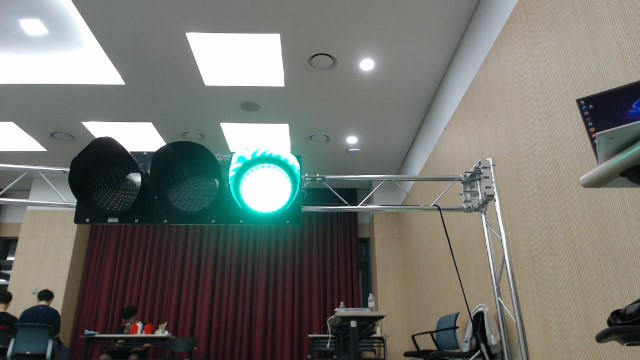
#> input picture green.jpg, 640 x 360 px
$ python trafficlight.py
#> lines starting #> are read from the running program, lines starting #| are printed output that depends on the picture; after the words box and inside, x2 and y2 are one past the last pixel; in counts of white or black regions, pixels touching at a corner belong together
import cv2
import numpy as np

# 색상 범위 설정 (HSV)
# 빨간색 범위 (두 범위로 나누어 설정)
red_lower1 = np.array([0, 120, 70])
red_upper1 = np.array([10, 255, 255])
red_lower2 = np.array([170, 120, 70])
red_upper2 = np.array([180, 255, 255])

# 노란색 범위
yellow_lower = np.array([20, 120, 70])
yellow_upper = np.array([30, 255, 255])

# 녹색 범위
green_lower = np.array([40, 70, 70])
green_upper = np.array([80, 255, 255])

def detect_traffic_light_color(image, roi):
    # 관심 영역 설정
    x, y, w, h = roi
    roi_image = image[y:y+h, x:x+w]

    # 이미지를 HSV 색상 공간으로 변환
    hsv = cv2.cvtColor(roi_image, cv2.COLOR_BGR2HSV)

    # 빨간색 마스크 생성 (두 범위 합침)
    red_mask1 = cv2.inRange(hsv, red_lower1, red_upper1)
    red_mask2 = cv2.inRange(hsv, red_lower2, red_upper2)
    red_mask = cv2.bitwise_or(red_mask1, red_mask2)

    # 노란색 마스크 생성
    yellow_mask = cv2.inRange(hsv, yellow_lower, yellow_upper)

    # 녹색 마스크 생성
    green_mask = cv2.inRange(hsv, green_lower, green_upper)

    # 각각의 마스크에서 색상 픽셀 수 계산
    red_count = cv2.countNonZero(red_mask)
    yellow_count = cv2.countNonZero(yellow_mask)
    green_count = cv2.countNonZero(green_mask)

    # 가장 많은 픽셀이 검출된 색상을 반환
    if red_count > yellow_count and red_count > green_count:
        return 'Red'
    elif yellow_count > red_count and yellow_count > green_count:
        return 'Yellow'
    elif green_count > red_count and green_count > yellow_count:
        return 'Green'
    else:
        return 'Unknown'

# 테스트 이미지 로드
image = cv2.imread('green.jpg')
#> image is the input picture: shape (360, 640, 3); mean B, G, R 111.2, 116.5, 115.8

# 관심 영역 설정 (x, y, width, height)
roi = (75, 125, 225, 100)  # 예: 이미지의 중간 부분

# 관심 영역을 사각형으로 표시
cv2.rectangle(image, (roi[0], roi[1]), (roi[0] + roi[2], roi[1] + roi[3]), (255, 0, 0), 2)
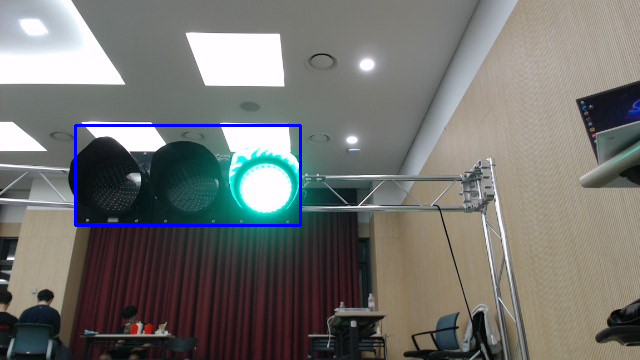
#> image: shape (360, 640, 3); 0.84% of pixels changed, all inside (x1, y1, x2, y2) = (74, 124, 302, 227)

# 신호등 색상 인식
color = detect_traffic_light_color(image, roi)
#> in detect_traffic_light_color, `roi_image = image[y:y+h, x:x+w]`:
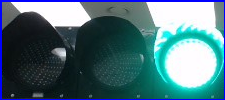
#> roi_image: shape (100, 225, 3); mean B, G, R 124.2, 114.9, 79.4
#> in detect_traffic_light_color, `hsv = cv2.cvtColor(roi_image, cv2.COLOR_BGR2HSV)`: hsv: shape (100, 225, 3); mean H, S, V 99.6, 115.3, 127.1
#> in detect_traffic_light_color, `red_mask1 = cv2.inRange(hsv, red_lower1, red_upper1)`: red_mask1: shape (100, 225); every value is 0
#> in detect_traffic_light_color, `green_mask = cv2.inRange(hsv, green_lower, green_upper)`:
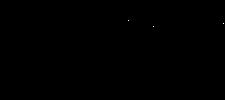
#> green_mask: shape (100, 225); 0.01% white in thin lines or dots, all inside (x1, y1, x2, y2) = (128, 20, 224, 27)
#> in detect_traffic_light_color, `red_count = cv2.countNonZero(red_mask)`: red_count = 0
#> in detect_traffic_light_color, `green_count = cv2.countNonZero(green_mask)`: green_count = 3
#> color = 'Green'
print(f'Detected traffic light color: {color}')
#| Detected traffic light color: Green

# 결과 이미지 출력
cv2.imshow('Image', image)
cv2.waitKey(0)
cv2.destroyAllWindows()

$ run again, with pic.jpg copied over green.jpg
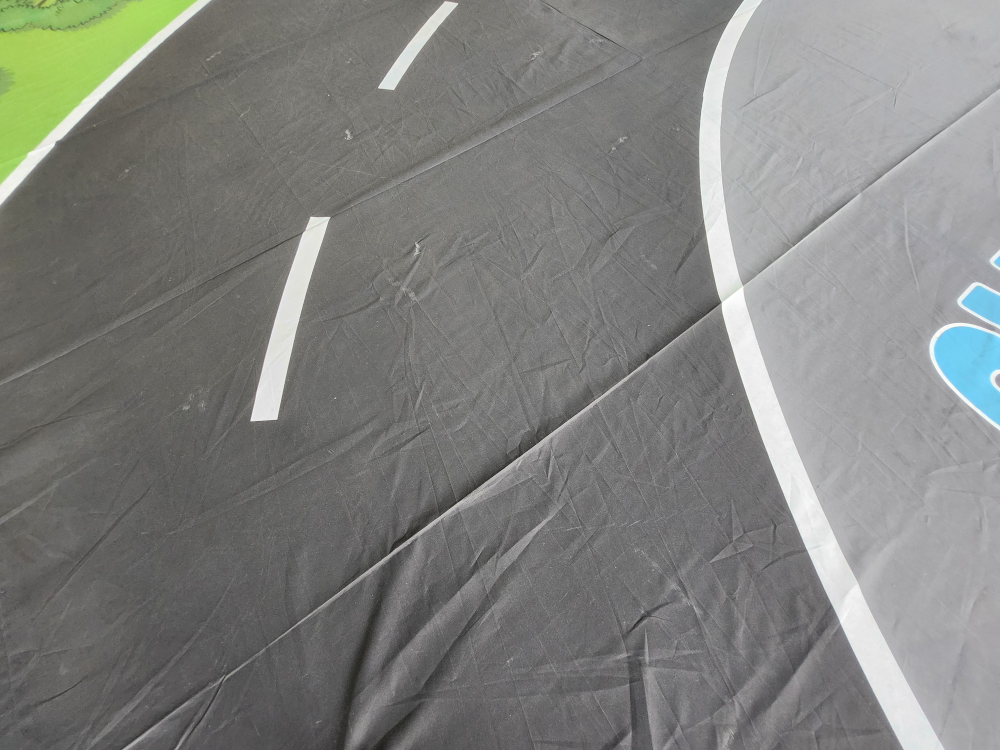
#> input picture pic.jpg, 4000 x 3000 px (shown at 1/4 size)
#> image is the input picture: shape (3000, 4000, 3); mean B, G, R 126.4, 129.6, 128.5
#> in detect_traffic_light_color, `roi_image = image[y:y+h, x:x+w]`:
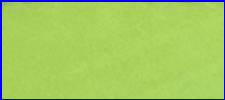
#> roi_image: shape (100, 225, 3); mean B, G, R 99.9, 200.2, 163.4
#> hsv: shape (100, 225, 3); mean H, S, V 43.5, 146.6, 211.2
#> red_mask1: shape (100, 225); every value is 0
#> in detect_traffic_light_color, `green_mask = cv2.inRange(hsv, green_lower, green_upper)`:
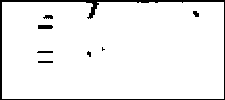
#> green_mask: shape (100, 225); 94.4% white; 8 black regions (2 under 20 px), largest, box (x1, y1, x2, y2) and area: (0, 0, 225, 100) 1068, (38, 25, 53, 29) 58, (43, 15, 53, 19) 31, (37, 51, 53, 53) 31, (38, 61, 53, 63) 30, (193, 11, 199, 17) 27
#> red_count = 0
#> green_count = 21232
#> color = 'Green'
#| Detected traffic light color: Green

$ run again, with red.jpg copied over green.jpg
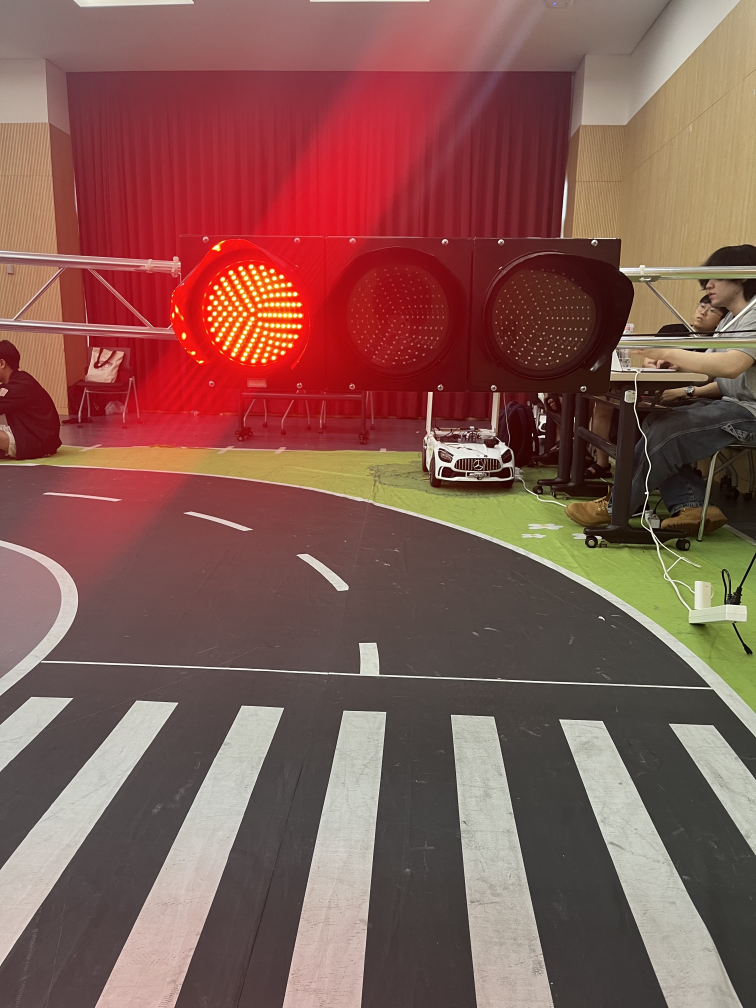
#> input picture red.jpg, 3024 x 4032 px (shown at 1/4 size)
#> image is the input picture: shape (4032, 3024, 3); mean B, G, R 82.7, 90.4, 132.3
#> in detect_traffic_light_color, `roi_image = image[y:y+h, x:x+w]`:
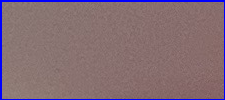
#> roi_image: shape (100, 225, 3); mean B, G, R 116.7, 107.8, 131.1
#> hsv: shape (100, 225, 3); mean H, S, V 10.6, 58.2, 142.1
#> red_mask1: shape (100, 225); every value is 0
#> red_count = 0
#> color = 'Unknown'
#| Detected traffic light color: Unknown

$ run again, with test_image.jpg copied over green.jpg
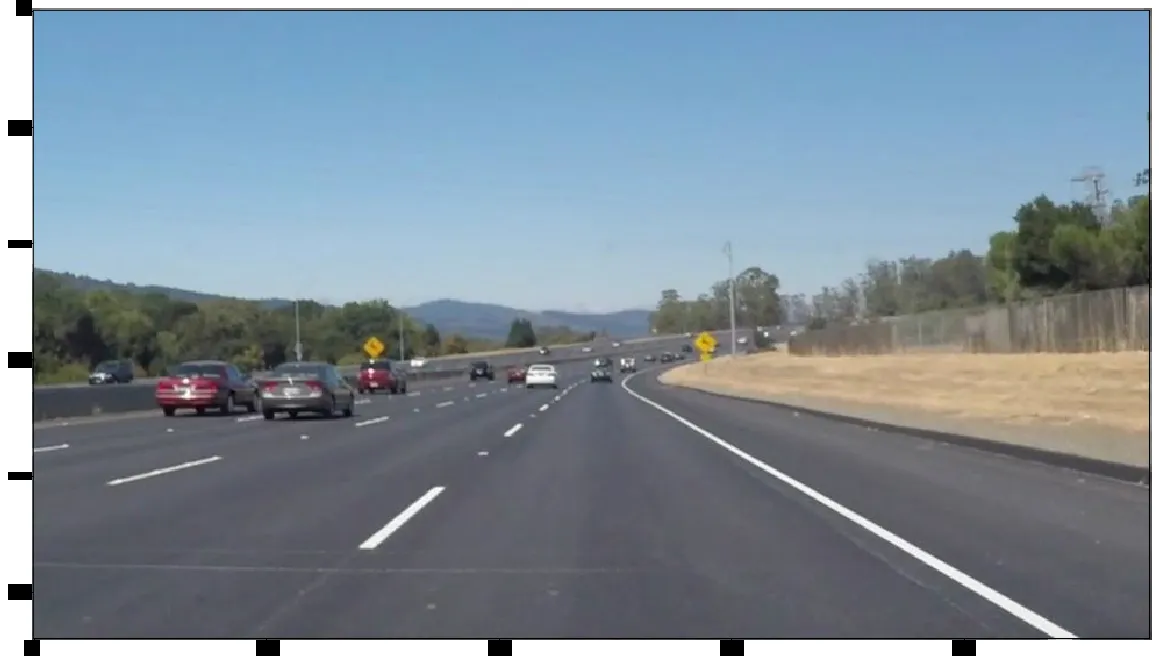
#> input picture test_image.jpg, 1159 x 662 px
#> image is the input picture: shape (662, 1159, 3); mean B, G, R 154.1, 142.2, 127.3
#> `cv2.rectangle(image, (roi[0], roi[1]), (roi[0] + roi[2], roi[1] + roi[..`:
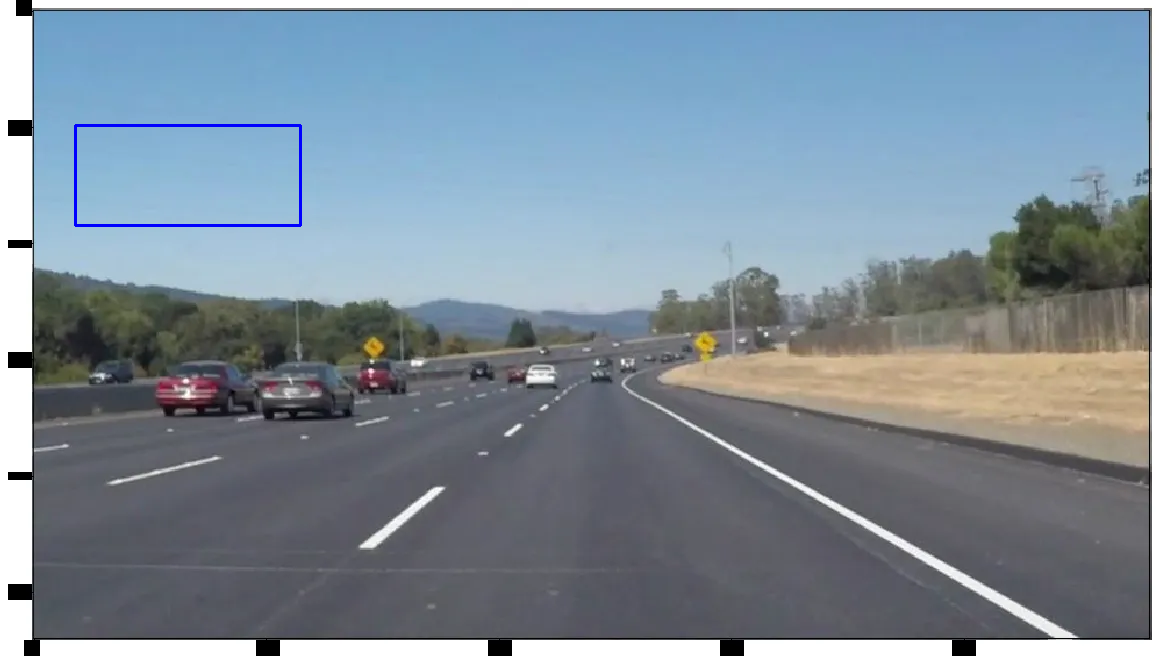
#> image: shape (662, 1159, 3); 0.25% of pixels changed, all inside (x1, y1, x2, y2) = (74, 124, 302, 227)
#> in detect_traffic_light_color, `roi_image = image[y:y+h, x:x+w]`:
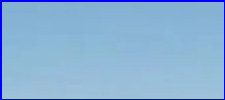
#> roi_image: shape (100, 225, 3); mean B, G, R 215.9, 176.9, 137.2
#> hsv: shape (100, 225, 3); mean H, S, V 103.1, 91.7, 215.9
#> red_mask1: shape (100, 225); every value is 0
#> red_count = 0
#> color = 'Unknown'
#| Detected traffic light color: Unknown
